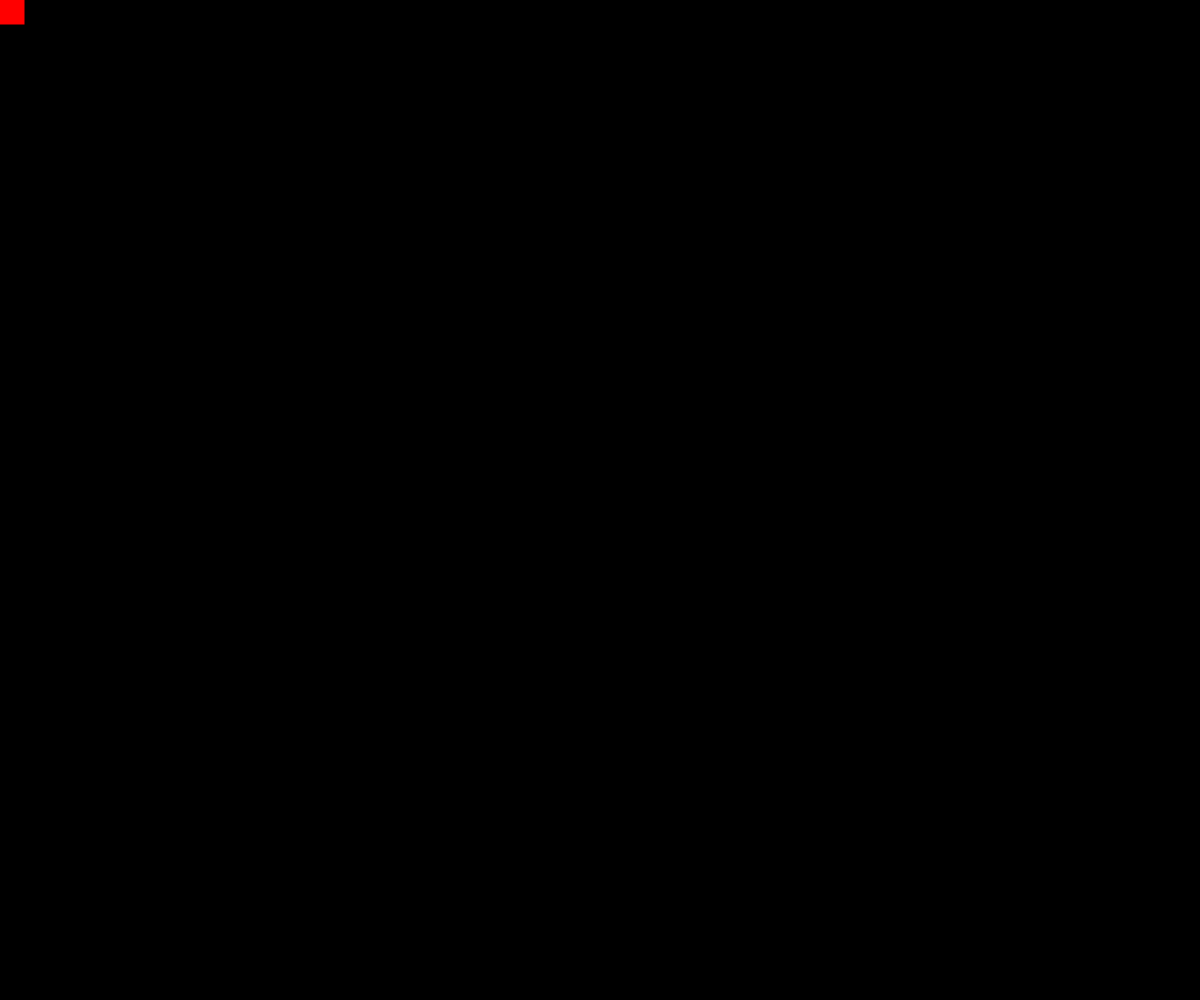
Frame 1 (no input)
Frame 60 (no input): identical to frame 1, image omitted
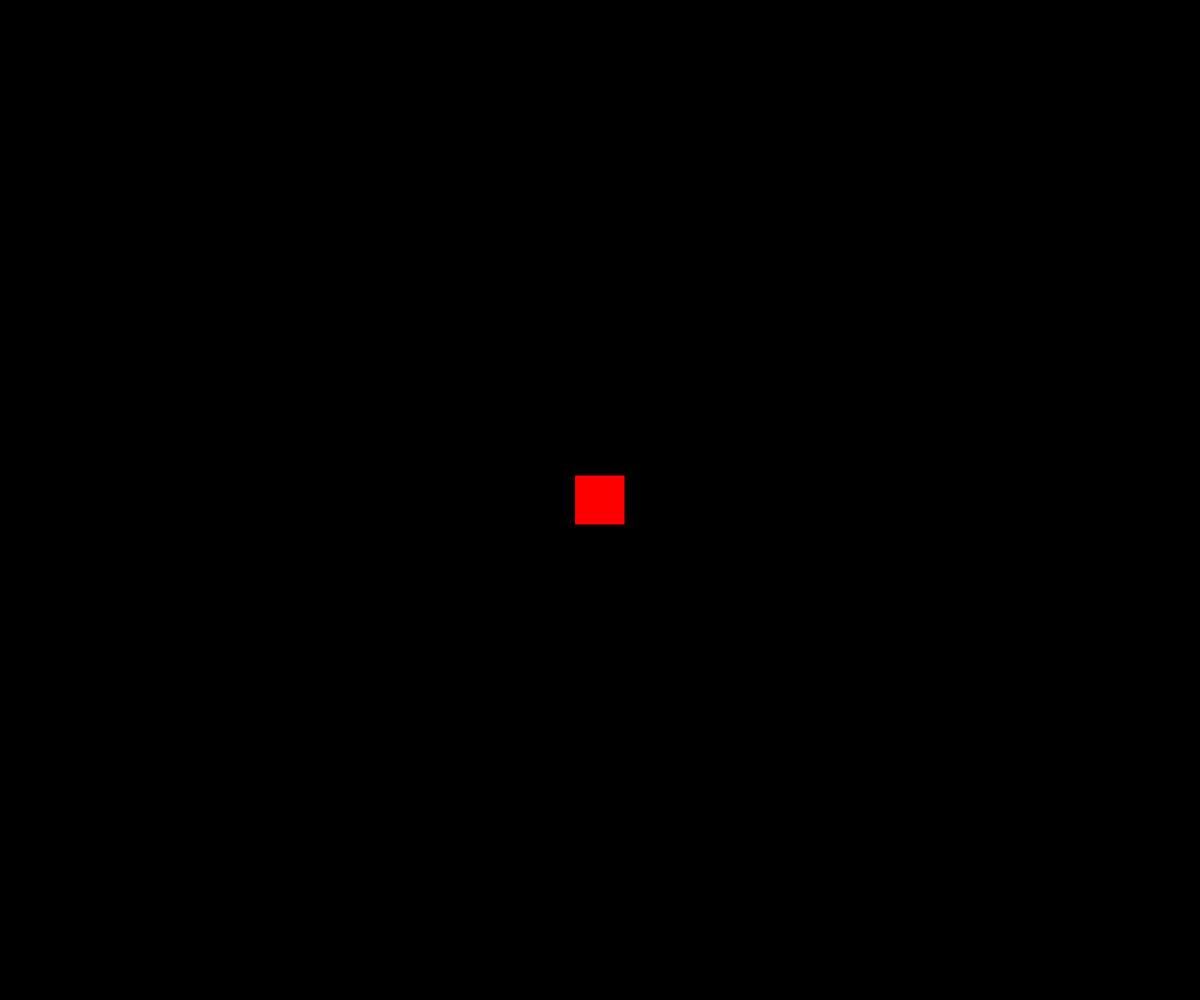
Frame 120 (the mouse pressed at the canvas centre since frame 60)

The p5.js sketch that drew these frames (run headless with seeded random() and noise() and a simulated clock; from frame 60 on, the mouse is pressed at the canvas centre):

// p5.js sketch
// ── sketch.js
// Project Title
// Your Name
// Date
//
// Extra for Experts:
// - describe what you did to take this project "above and beyond"
let x = 200;
let y = 200;
let rSize = 50;
let pickedUp = false;
let mouseOver = false;



function setup() {
  createCanvas(windowWidth, windowHeight);
  rectMode(CENTER)
}

function draw() {
  background(0);
  fill (150,0,0);
  mouseOver = false;
  if (mouseX >= x - rSize/2 && mouseX <= x + rSize/2 );
   if (mouseY >= y - rSize/2 && mouseY <= y + rSize/2 );
   fill(255,0,0);
   mouseOver = true;

  if (pickedUp === true);
  x=mouseX;
  y=mouseY;
  rect(x,y,rSize,rSize);
}
function mousePressed(){
  if (mouseOver === true) pickedUp = true;
}

function mouseReleased(){
  pickedUp = false;
}
